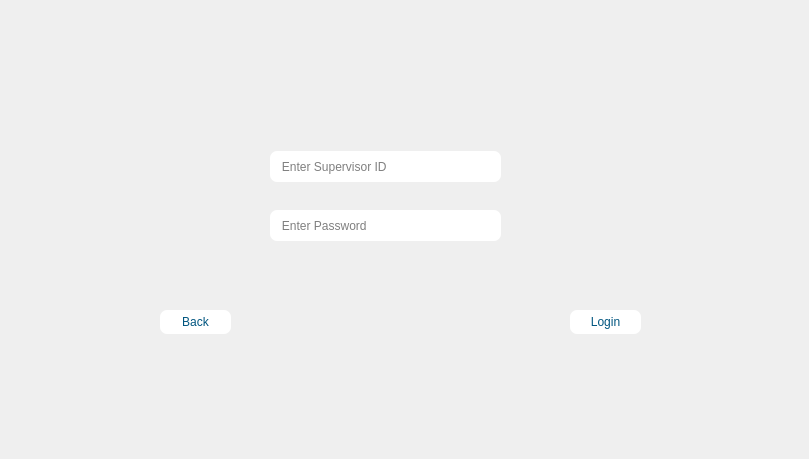
    <widget class="QWidget" name="login_sup">
     <widget class="QLineEdit" name="login_sup_id">
      <property name="geometry">
       <rect>
        <x>270</x>
        <y>151</y>
        <width>231</width>
        <height>31</height>
       </rect>
      </property>
      <property name="styleSheet">
       <string notr="true">background-color: rgb(255, 255, 255);
border-radius: 7px;</string>
      </property>
      <property name="placeholderText">
       <string>   Enter Supervisor ID</string>
      </property>
     </widget>
     <widget class="QLineEdit" name="login_sup_pass">
      <property name="geometry">
       <rect>
        <x>270</x>
        <y>210</y>
        <width>231</width>
        <height>31</height>
       </rect>
      </property>
      <property name="styleSheet">
       <string notr="true">background-color: rgb(255, 255, 255);
border-radius: 7px;</string>
      </property>
      <property name="echoMode">
       <enum>QLineEdit::Password</enum>
      </property>
      <property name="placeholderText">
       <string>   Enter Password</string>
      </property>
     </widget>
     <widget class="QPushButton" name="login_SUP">
      <property name="geometry">
       <rect>
        <x>570</x>
        <y>310</y>
        <width>71</width>
        <height>24</height>
       </rect>
      </property>
      <property name="styleSheet">
       <string notr="true">color: rgb(0, 85, 127);
background-color: rgb(255, 255, 255);
font: 700 10pt &quot;Segoe UI&quot;;
border-radius: 7px;</string>
      </property>
      <property name="text">
       <string>Login</string>
      </property>
      <property name="icon">
       <iconset resource="IMAGE.qrc">
        <normaloff>:/pic/images/OK.png</normaloff>:/pic/images/OK.png</iconset>
      </property>
     </widget>
     <widget class="QPushButton" name="back_SUP">
      <property name="geometry">
       <rect>
        <x>160</x>
        <y>310</y>
        <width>71</width>
        <height>24</height>
       </rect>
      </property>
      <property name="styleSheet">
       <string notr="true">color: rgb(0, 85, 127);
background-color: rgb(255, 255, 255);
font: 700 10pt &quot;Segoe UI&quot;;
border-radius: 7px;</string>
      </property>
      <property name="text">
       <string>Back</string>
      </property>
      <property name="icon">
       <iconset resource="IMAGE.qrc">
        <normaloff>:/pic/images/back.png</normaloff>:/pic/images/back.png</iconset>
      </property>
     </widget>
     <widget class="QLabel" name="label_27">
      <property name="geometry">
       <rect>
        <x>0</x>
        <y>0</y>
        <width>800</width>
        <height>450</height>
       </rect>
      </property>
      <property name="text">
       <string/>
      </property>
      <property name="pixmap">
       <pixmap resource="IMAGE.qrc">:/pic/images/Log Sup.png</pixmap>
      </property>
      <property name="scaledContents">
       <bool>true</bool>
      </property>
     </widget>
     <zorder>label_27</zorder>
     <zorder>login_sup_id</zorder>
     <zorder>login_sup_pass</zorder>
     <zorder>login_SUP</zorder>
     <zorder>back_SUP</zorder>
    </widget>
